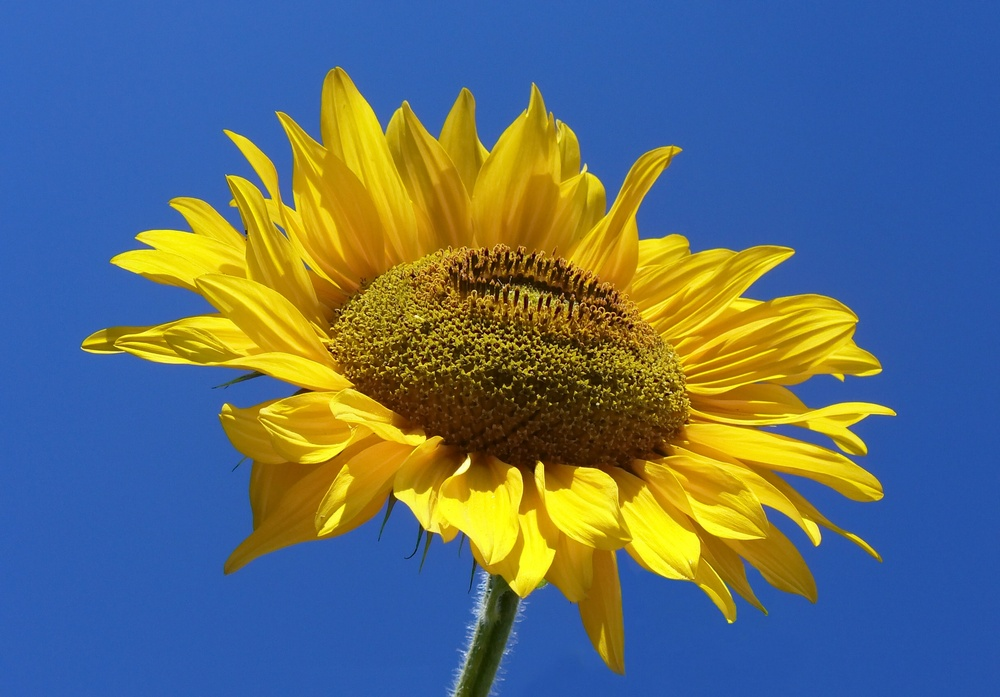
#> input picture Exercicios/Lista 1/Question 1/sunflower.jpg, 1000 x 697 px, shrunk from 2434 x 1697 before the run
$ python 2.py
#> lines starting #> are read from the running program, lines starting #| are printed output that depends on the picture
import numpy as np
import cv2 as cv
from matplotlib import pyplot as plt


img = cv.imread('sunflower.jpg')
#> img is the input picture: shape (697, 1000, 3); mean B, G, R 116.5, 110.1, 93.3
color = ('b','g','r')
plt.figure()
for i,col in enumerate(color):
    histr = cv.calcHist([img],[i],None,[256],[0,256])
    plt.plot(histr,color = col)
    plt.xlim([0,256])
plt.show()
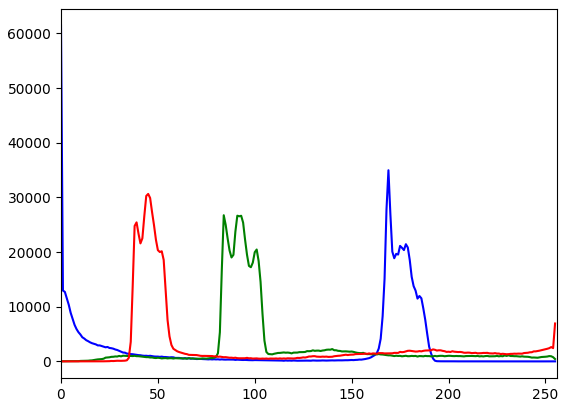
#> figure drawn by matplotlib, 1 panel; curve peaks at x = 0, y = 61474; curve peaks at x = 84, y = 26742; curve peaks at x = 45, y = 30639
cv.waitKey(0)
cv.destroyAllWindows()
